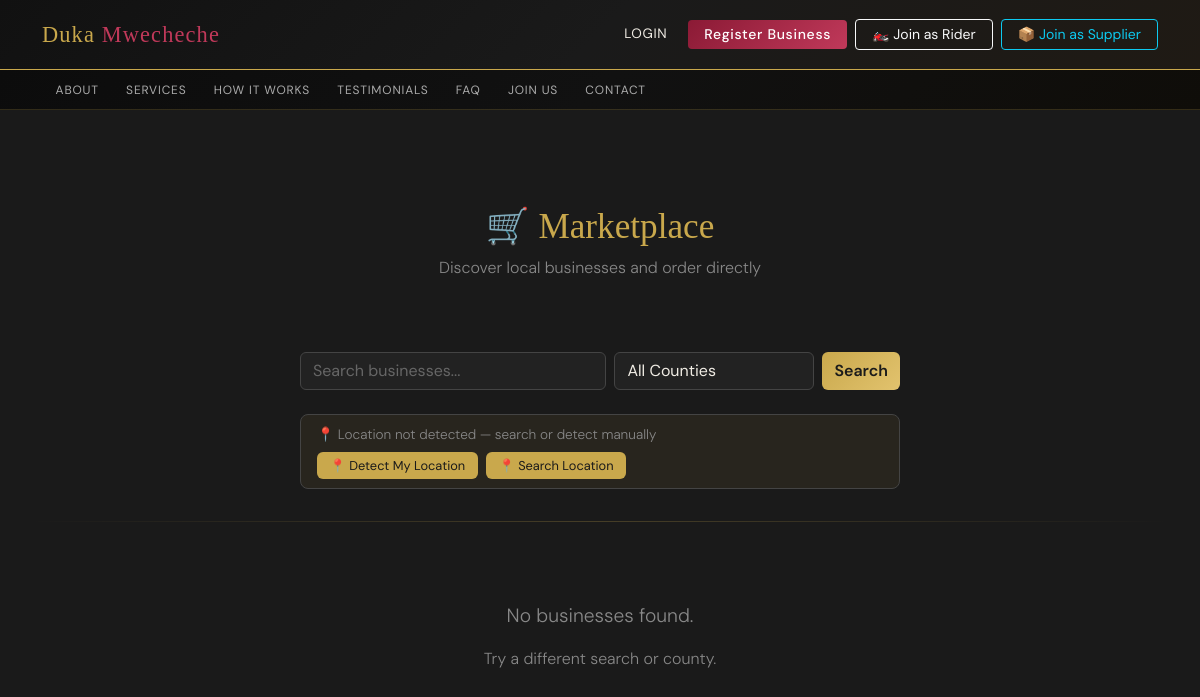
The page /shop/ on the database as committed earlier.
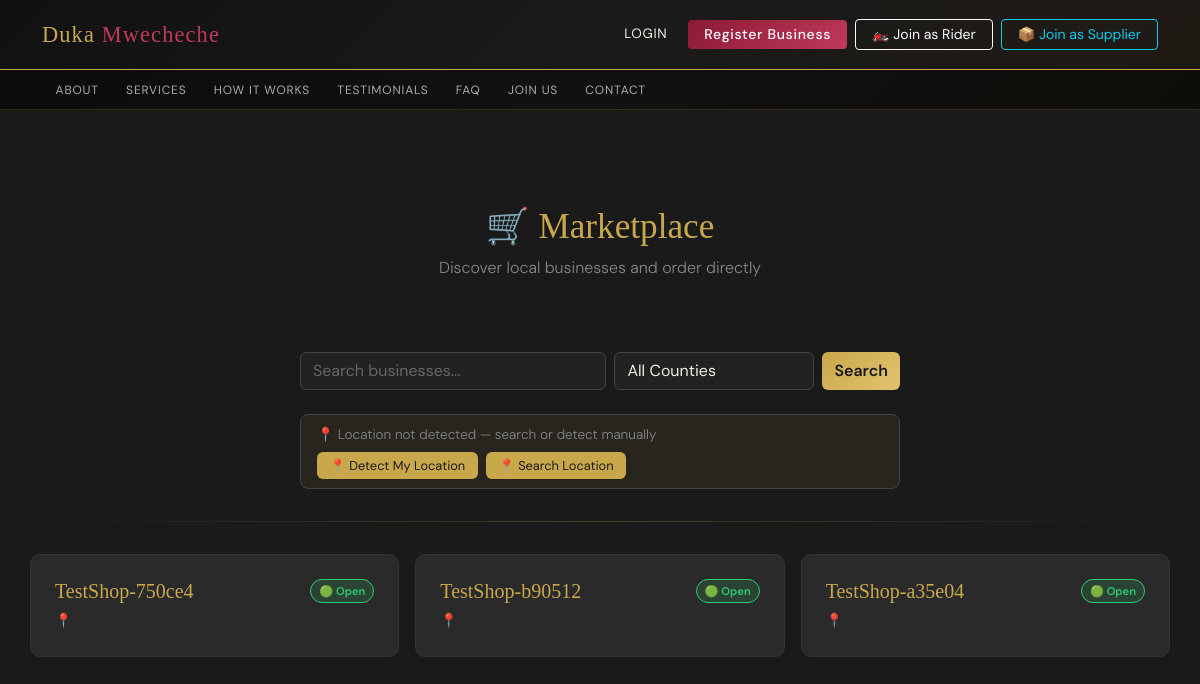
The same page on the database as committed later.
### accounts/models.py (models this page shows, shortened)
class Business(models.Model):
    owner = models.ForeignKey(User, on_delete=models.CASCADE, related_name='owned_businesses', null=True, blank=True)
    name = models.CharField(max_length=255, unique=True)
    business_type = models.ForeignKey(BusinessType, on_delete=models.PROTECT, null=True, blank=True)
    categories = models.ManyToManyField('core.Category', blank=True, related_name='businesses')
    county = models.ForeignKey(County, on_delete=models.PROTECT, null=True, blank=True)
    sub_county = models.ForeignKey(SubCounty, on_delete=models.PROTECT, null=True, blank=True)  # renamed
    ward = models.ForeignKey(Ward, on_delete=models.PROTECT, null=True, blank=True)  # new
    phone = models.CharField(max_length=20, blank=True)
    email = models.EmailField(blank=True)
    address = models.TextField(blank=True)
    created_at = models.DateTimeField(auto_now_add=True)
    opening_time = models.TimeField(null=True, blank=True, help_text='e.g. 08:00')
    closing_time = models.TimeField(null=True, blank=True, help_text='e.g. 18:00')
    is_open_override = models.BooleanField(null=True, blank=True, default=None,
        help_text='Manual override: True=force open, False=force closed, None=use hours')
    latitude = models.DecimalField(max_digits=9, decimal_places=6, null=True, blank=True)
    longitude = models.DecimalField(max_digits=9, decimal_places=6, null=True, blank=True)
    offers_delivery = models.BooleanField(default=False)
    delivery_radius_km = models.DecimalField(max_digits=5, decimal_places=1, default=5, help_text='Max delivery distance in km')
    delivery_fee = models.DecimalField(max_digits=10, decimal_places=2, default=0, help_text='Base delivery fee in KES')
    delivery_fee_per_km = models.DecimalField(max_digits=10, decimal_places=2, default=0, help_text='Additional fee per km')
    min_order_amount = models.DecimalField(max_digits=10, decimal_places=2, default=0, help_text='Base minimum order in KES')
    min_order_per_km = models.DecimalField(max_digits=10, decimal_places=2, default=0, help_text='Additional minimum per km of distance')
    PAYMENT_CHANNEL_CHOICES = [
        ('till', _('Till Number (Buy Goods)')),
        ('paybill', _('Paybill')),
        ('pochi', _('Pochi la Biashara')),
        ('phone', _('Personal M-Pesa')),
    ]
    mpesa_till = models.CharField(max_length=20, blank=True, help_text='Lipa Na M-Pesa Till Number (Buy Goods)')
    mpesa_paybill = models.CharField(max_length=20, blank=True, help_text='Paybill Business Number')
    mpesa_paybill_account = models.CharField(max_length=50, blank=True, help_text='Paybill Account Number')
    mpesa_pochi = models.CharField(max_length=20, blank=True, help_text='Pochi la Biashara phone number')
    mpesa_phone = models.CharField(max_length=20, blank=True, help_text='Personal M-Pesa phone number for receiving')
    preferred_payment_channel = models.CharField(
        max_length=10, choices=PAYMENT_CHANNEL_CHOICES, blank=True,
        help_text='Default payment channel customers should use')
    pre_app_cumulative_profit = models.DecimalField(
        max_digits=14,
        decimal_places=2,
        default=0,
        blank=True,
        help_text='Total profit earned before starting to use Duka Mwecheche. '
                  'Used to give accurate break-even calculations for existing businesses.'
    )
    business_start_date = models.DateField(
        null=True,
        blank=True,
        help_text='When did this business first open? '
                  'Used to show the full break-even timeline including pre-app history.'
    )
    def is_open(self):
        if self.is_open_override is not None:
            return self.is_open_override
        if not self.opening_time or not self.closing_time:
            return True  # No hours set = always open
        now = timezone.localtime(timezone.now()).time()
        if self.opening_time <= self.closing_time:
            return self.opening_time <= now <= self.closing_time
        else:
            return now >= self.opening_time or now <= self.closing_time

### core/marketplace_views.py (the view)
# urls.py: path('shop/', shop_home, name='shop_home'),
def shop_home(request):
    businesses = Business.objects.select_related(
        'business_type', 'county', 'sub_county', 'ward'
    ).all()
    query = request.GET.get('q', '').strip()
    county_id = request.GET.get('county', '')
    if query:
        businesses = businesses.filter(
            Q(name__icontains=query) | Q(address__icontains=query)
        )
    if county_id:
        businesses = businesses.filter(county_id=county_id)
    business_ids = Item.objects.filter(
        selling_price__isnull=False
    ).values_list('business_id', flat=True).distinct()
    businesses = businesses.filter(id__in=business_ids)
    counties = County.objects.all()
    return render(request, 'marketplace/shop_home.html', {
        'businesses': businesses,
        'counties': counties,
        'query': query,
        'selected_county': county_id,
    })

### templates/marketplace/shop_home.html (shortened to what this page needs)
{% extends 'base.html' %}
{% block extra_css %}
<link rel="stylesheet" href="https://unpkg.com/leaflet@1.9.4/dist/leaflet.css" />
{% endblock %}
{% block content %}
<div class="shop-hero">
    <h1>🛒 Marketplace</h1>
    <p>Discover local businesses and order directly</p>
</div>
<div class="search-bar">
    <form method="get" class="d-flex gap-2">
        <input type="text" name="q" class="form-control" placeholder="Search businesses..."
               value="{{ query }}">
        <select name="county" class="form-select" style="max-width: 200px;">
            <option value="">All Counties</option>
        </select>
        <button type="submit" class="btn btn-gold">Search</button>
    </form>
</div>
<div class="location-bar" id="locationBar">
    <span id="locStatus" class="loc-status">📍 Detecting your location...</span>
    <div class="loc-actions" id="locActions" style="display:none;">
        <button type="button" class="loc-btn" id="locAutoBtn" onclick="requestLocation()">📍 Detect My Location</button>
        <button type="button" class="loc-btn" id="locManualToggle" onclick="toggleSearchMap()">📍 Search Location</button>
    </div>
</div>
<hr class="gold-divider">
{% if businesses %}
<div class="row g-3">
    {% for biz in businesses %}
    <div class="col-md-4 col-sm-6">
        <a href="{% url 'storefront' biz.id %}" class="business-card"
               data-lat="{{ biz.latitude|default:'' }}" data-lng="{{ biz.longitude|default:'' }}"
               data-radius="{{ biz.delivery_radius_km|default:'0' }}">
            <div class="d-flex justify-content-between align-items-start mb-1">
                <h5 class="mb-0">{{ biz.name }}</h5>
                {% if biz.is_open %}
                    <span class="open-badge open">🟢 Open</span>
                {% else %}
                    <span class="open-badge closed">🔴 Closed</span>
                {% endif %}
            </div>
            <div class="location">
                📍 {% if biz.ward %}{{ biz.ward.name }}, {% endif %}
            </div>
        </a>
    </div>
    {% endfor %}
</div>
{% else %}
<div class="text-center py-5">
    <p style="color: var(--muted); font-size: 1.2rem;">No businesses found.</p>
    <p style="color: var(--muted);">Try a different search or county.</p>
</div>
{% endif %}
{% endblock %}

Rows that differ between the two databases and show on the page:
added Business: name "TestShop-750ce4", shows "🟢 Open"
added Business: name "TestShop-b90512", shows "🟢 Open"
added Business: name "TestShop-a35e04", shows "🟢 Open"
Other text that changed with them:
text no longer shown: "No businesses found. Try a different search or county."
